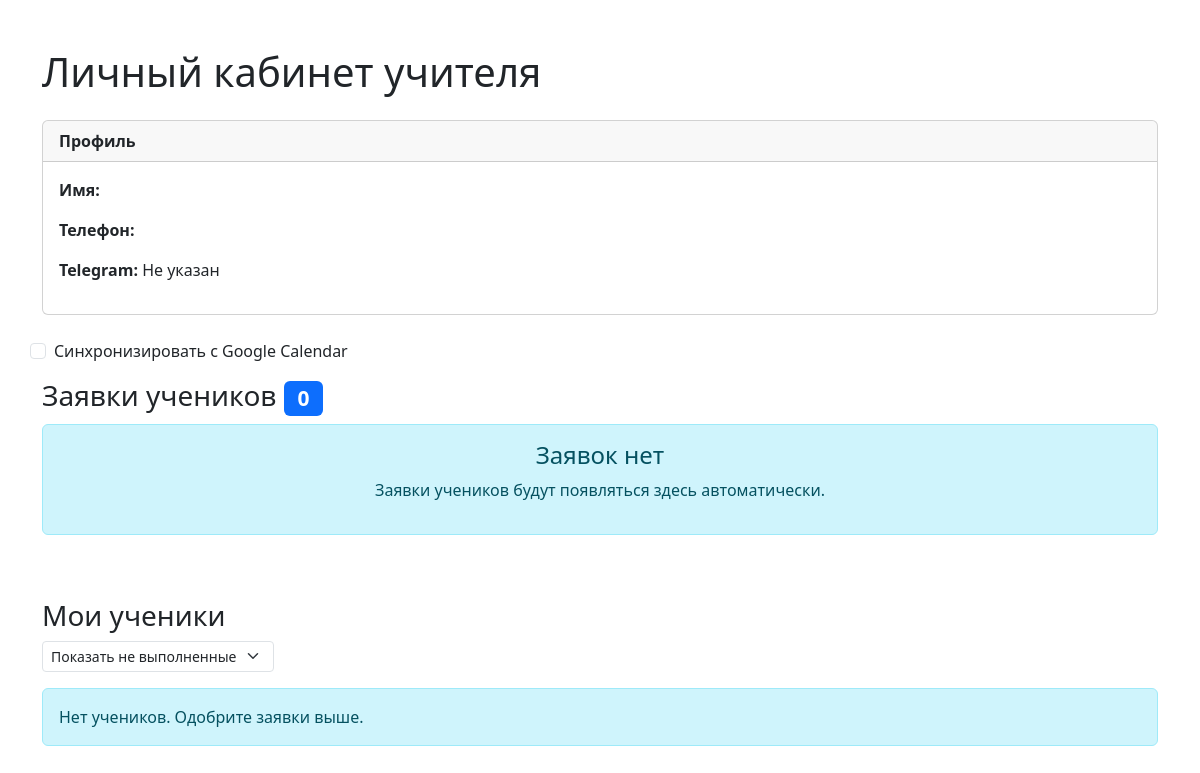
The page /teacher/dashboard/ (signed in) on the database as committed earlier.
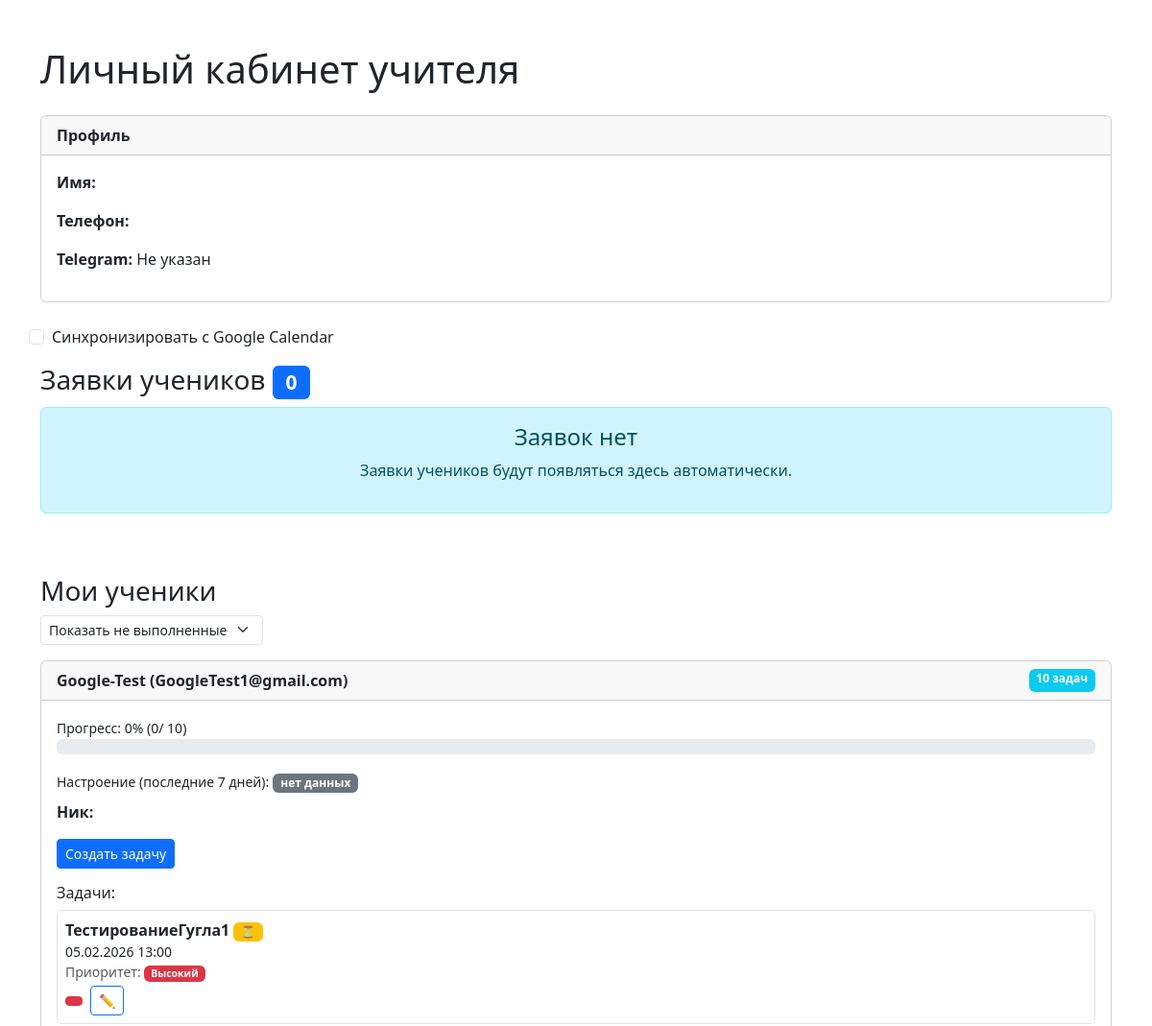
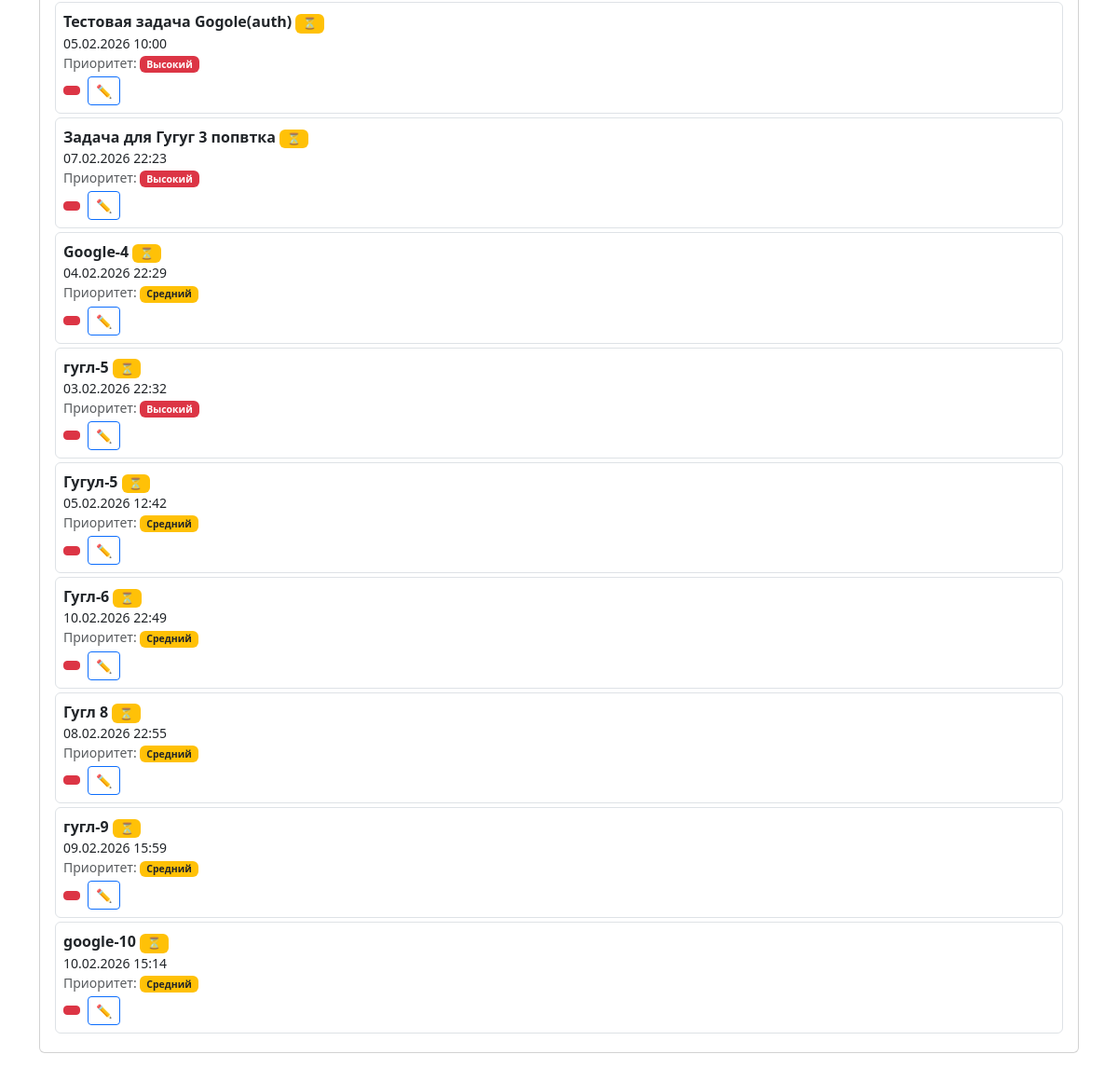
The same page on the database as committed later (2 pictures, top to bottom).
### Mentor/models.py (models this page shows, shortened)
class User(AbstractUser):
    username = None
    user_type = models.CharField(max_length=10, choices=USER_TYPE_CHOICES, default='student')
    first_name = models.CharField('Имя*', max_length=50)
    phone = models.CharField('Телефон', max_length=20, blank=True)
    email = models.EmailField('Email адрес*', unique=True)
    telegram = models.SlugField('Telegram ID', unique=False, blank=True, null=True)
    objects = UserManager()
    USERNAME_FIELD = 'email' # но основной логин = email (не до конца понимаю нах. эта строка - разобраться если не забуду)
    REQUIRED_FIELDS = [] # - это строка добавляет поля в суперюзера, если все заработает снести эту строку

class Task(models.Model):
    PRIORITY_CHOICES = [('low', 'Низкий'), ('medium', 'Средний'), ('high', 'Высокий')]
    title = models.CharField('Название задачи', max_length=200)
    description = models.TextField(blank=True)
    student = models.ForeignKey(User, on_delete=models.CASCADE,
                                limit_choices_to={'user_type': 'student'},
                                related_name='tasks')
    teacher = models.ForeignKey(User, on_delete=models.CASCADE,
                                limit_choices_to={'user_type': 'teacher'})
    due_date = models.DateTimeField('Срок')
    priority = models.CharField(max_length=10, choices=PRIORITY_CHOICES, default='medium')
    is_completed = models.BooleanField(default=False)
    created_at = models.DateTimeField(auto_now_add=True)
    calendar_event_id = models.CharField(max_length=100, blank=True, null=True)

### Mentor/views.py (the view)
# urls.py: path('teacher/dashboard/', views.teacher_dashboard, name='teacher_dashboard'),
@login_required
def teacher_dashboard(request):
    if request.user.user_type != 'teacher':  # Проверка роли
        return redirect('index')
    filter_status = request.GET.get('filter', 'pending')
    all_tasks = Task.objects.filter(teacher=request.user)
    if filter_status == 'pending':
        tasks = all_tasks.filter(is_completed=False)  # Только не выполненные (по умолчанию)
    else:  # 'all'
        tasks = all_tasks  # Все задачи
    applications = StudentApplication.objects.filter(
        teacher=request.user,
        status='pending' #показывает заявки только с этим статусом
    ).order_by('-created_at')
    student_profiles = StudentProfile.objects.filter(teacher=request.user).select_related('user')
    students_with_stats = []
    for profile in student_profiles:
        student = profile.user
        total_tasks = Task.objects.filter(student=student).count()
        completed_tasks = Task.objects.filter(student=student, is_completed=True).count()
        progress = round((completed_tasks / total_tasks) * 100) if total_tasks else 0
        recent_moods = MoodEntry.objects.filter(
            student=student, date__gte=timezone.now().date() - timedelta(days=7)
        ).order_by("-date")[:7]
        student_tasks = all_tasks.filter(student=student)
        if filter_status == 'pending':
            student_tasks = student_tasks.filter(is_completed=False)
        students_with_stats.append({
            "user": student,  # Основной пользователь
            "profile": profile,  # StudentProfile
            "progress": progress,
            "total_tasks": total_tasks,
            "completed_tasks": completed_tasks,
            "recent_moods": recent_moods,
            "tasks": student_tasks,  # Задачи студента с учетом фильтра
        })
    return render(request, 'core/teacher_dashboard.html', {
        'applications': applications,
        'students': students_with_stats,
        'tasks': tasks,  # Передаём отфильтрованные задачи
        'filter_status': filter_status,  # Для шаблона
        'now': timezone.now()
    })

### Mentor/templates/core/teacher_dashboard.html (shortened to what this page needs)
{% extends 'core/base.html' %}
{% block content %}
<div class="container mt-5">
    <div class="row">
        <div class="col-12">
            <h1 class="mb-4">Личный кабинет учителя</h1>
            <div class="card">
                <div class="card-header">
                    <strong>Профиль</strong>
                </div>
                <div class="card-body">
                    <p><strong>Имя:</strong> {{ user.first_name }}</p>
                    <p><strong>Телефон:</strong> {{ user.phone }}</p>
                    <p><strong>Telegram:</strong> {{ user.telegram|default:"Не указан" }}</p>
                </div>
            </div>
        </div>
    </div>
    <div class="row mt-4">
        <div class="form-check mb-3">
          <input class="form-check-input" type="checkbox" name="sync_calendar" id="syncCalendar">
          <label class="form-check-label" for="syncCalendar">Синхронизировать с Google Calendar</label>
        </div>
        <div class="col-12">
            <h3>Заявки учеников <span class="badge bg-primary">{{ applications.count }}</span></h3>
            {% for app in applications %}
            <div class="card mb-3">
                <div class="card-header d-flex justify-content-between align-items-center">
                    <div>
                        <strong>{{ app.email }}</strong> - {{ app.nickname }}
                        <span class="badge bg-warning ms-2">{{ app.status.title }}</span>
                    </div>
                    <small class="text-muted">{{ app.created_at|date:"d.M.Y H:i" }}</small>
                </div>
                <div class="card-body">
                    <div class="row">
                        <div class="col-md-6">
                            <p><strong>Имя:</strong> {{ app.first_name }}</p>
                            <p><strong>Телефон:</strong> {{ app.phone }}</p>
                        </div>
                        <div class="col-md-6">
                            <p><strong>Telegram:</strong> {{ app.telegram|default:"Не указан" }}</p>
                        </div>
                    </div>
                    <div class="mt-2">
                        <label for="password{{ app.id }}" class="form-label">
                            Пароль ученика:</label>
                        <input type="password" class="form-control form-control-sm"
                               id="password{{ app.id }}" placeholder="Придумайте пароль для ученика">
                    </div>
                    <div class="mt-3">
                        <button class="btn btn-success btn-sm me-2" onclick="approveWithPassword({{ app.id }})">
                            <i class="fas fa-check"></i> Одобрить
                        </button>
                        <button class="btn btn-danger btn-sm" onclick="toggleAppStatus({{ app.id }}, 'reject')">
                            <i class="fas fa-times"></i> Отклонить
                        </button>
                    </div>
                </div>
            </div>
            {% empty %}
            <div class="alert alert-info text-center">
                <h4>Заявок нет</h4>
                <p>Заявки учеников будут появляться здесь автоматически.</p>
            </div>
            {% endfor %}
        </div>
    </div>
    <div class="row mt-5">
      <div class="col-12">
        <h3>Мои ученики </h3>
          <form method="GET" class="mb-3">
             <select name="filter" onchange="this.form.submit()" class="form-select form-select-sm w-auto">
               <option value="pending" {% if filter_status == 'pending' %}selected{% endif %}>Показать не выполненные</option>
             </select>
           </form>
        {% for student_profile in students %}
        <div class="card mb-3">
          <div class="card-header d-flex justify-content-between">
            <strong>{{ student_profile.user.first_name }} ({{ student_profile.user.email }})</strong>
            <span class="badge bg-info">{{ student_profile.user.tasks.count }} задач</span>
          </div>
          <div class="card-body">
            <div class="mb-3">
              <small>Прогресс: {{ student_profile.progress }}% ({{ student_profile.completed_tasks }}/
                  {{ student_profile.total_tasks }})</small>
              <div class="progress">
              </div>
            </div>
            <div class="mb-2">
              <small>Настроение (последние 7 дней):</small>
              {% for mood in student_profile.recent_moods %}
                <span class="badge
                  {% if mood.mood == 'great' %}bg-success
                  {% elif mood.mood == 'good' %}bg-warning
                  {% else %}bg-danger{% endif %} me-1">
                  {{ mood.get_mood_display }} {{ mood.date|date:"d.m" }}
                </span>
              {% empty %}
                <span class="badge bg-secondary">нет данных</span>
              {% endfor %}
            </div>
            <p><strong>Ник: </strong>{{ student_profile.nickname }}</p>
            <button class="btn btn-primary btn-sm" onclick="openCreateTaskModal({{ student_profile.user.id }})">
              Создать задачу
            </button>
            <div class="mt-3">
              <h6>Задачи:</h6>
                {% for task in student_profile.user.tasks.all %}
                  {% if filter_status == 'all' or not task.is_completed %}
                    <div class="task-item mb-1 p-2 border rounded" data-task-id="{{ task.id }}">
                      <strong>{{ task.title }}</strong>
                      <span class="badge {{ task.is_completed|yesno:'bg-success,bg-warning' }}">{{ task.is_completed|yesno:"✓,⏳" }}</span>
                      <small class="d-block">
                        {{ task.due_date|date:"d.m.Y H:i" }}
                      </small>
                      <small class="d-block text-muted">
                        Приоритет:
                        {% if task.priority == 'high' %}
                          <span class="badge bg-danger">Высокий</span>
                        {% elif task.priority == 'medium' %}
                          <span class="badge bg-warning text-dark">Средний</span>
                        {% else %}
                          <span class="badge bg-secondary">Низкий</span>
                        {% endif %}
                      </small>
                      <div class="mt-1">
                        {% if not task.is_completed %}
                          <button class="btn btn-danger btn-sm me-1" onclick="deleteTask({{ task.id }})" title="Удалить">
                          </button>
                        {% endif %}
                        <button class="btn btn-sm btn-outline-primary" onclick="openEditTaskModal({{ task.id }})">✏️</button>
                      </div>
                    </div>
                  {% endif %}
                {% empty %}
                  <small class="text-muted">Нет задач</small>
                {% endfor %}
            </div>
          </div>
        </div>
        {% empty %}
        <div class="alert alert-info">Нет учеников. Одобрите заявки выше.</div>
        {% endfor %}
      </div>
    </div>
</div>
{% endblock %}

### Mentor/templates/core/base.html (shortened to what this page needs)
<!DOCTYPE html>
<html lang="ru">
<head>
    {% load static %}
    <link href="https://cdn.jsdelivr.net/npm/bootstrap@5.3.0/dist/css/bootstrap.min.css" rel="stylesheet">
    <link rel="stylesheet" href="{% static 'css/style.css' %}">
</head>
<body>
    {% block content %}
    {% endblock %}
</body>
</html>

Rows that differ between the two databases and show on the page:
added User: user.first_name "Google-Test", user.email "GoogleTest1@gmail.com", user.tasks.count "10", progress "0", completed_tasks "0", total_tasks "10"
added Task: title "ТестированиеГугла1", is_completed "⏳", due_date "05.02.2026 13:00", priority "Высокий"
added Task: title "Тестовая задача Gogole(auth)", is_completed "⏳", due_date "05.02.2026 10:00", priority "Высокий"
added Task: title "Задача для Гугуг 3 попвтка", is_completed "⏳", due_date "07.02.2026 22:23", priority "Высокий"
added Task: title "Google-4", is_completed "⏳", due_date "04.02.2026 22:29", priority "Средний"
added Task: title "гугл-5", is_completed "⏳", due_date "03.02.2026 22:32", priority "Высокий"
added Task: title "Гугул-5", is_completed "⏳", due_date "05.02.2026 12:42", priority "Средний"
added Task: title "Гугл-6", is_completed "⏳", due_date "10.02.2026 22:49", priority "Средний"
added Task: title "Гугл 8", is_completed "⏳", due_date "08.02.2026 22:55", priority "Средний"
added Task: title "гугл-9", is_completed "⏳", due_date "09.02.2026 15:59", priority "Средний"
added Task: title "google-10", is_completed "⏳", due_date "10.02.2026 15:14", priority "Средний"
Other text that changed with them:
text no longer shown: "Нет учеников. Одобрите заявки выше."
